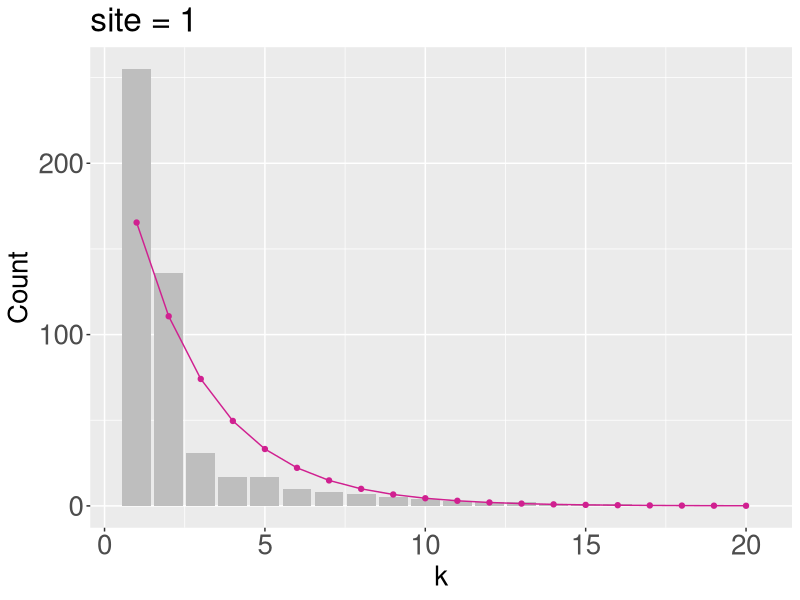
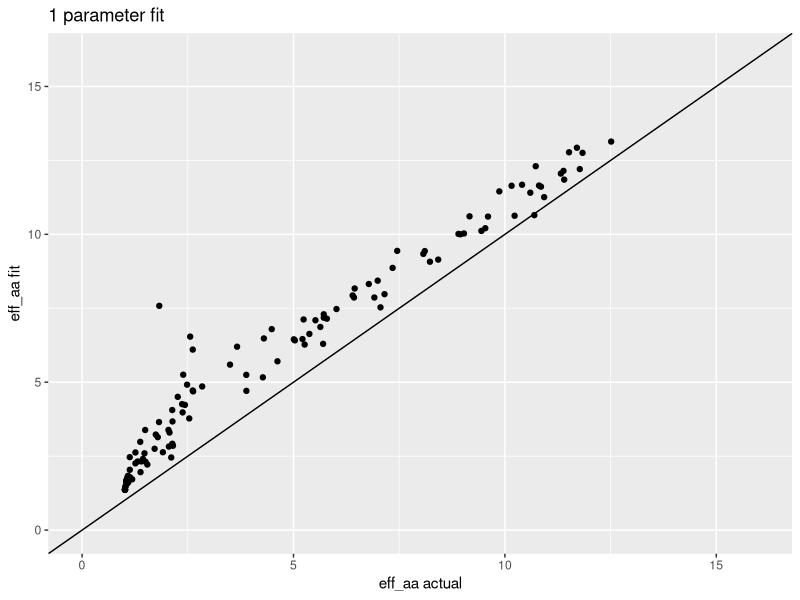
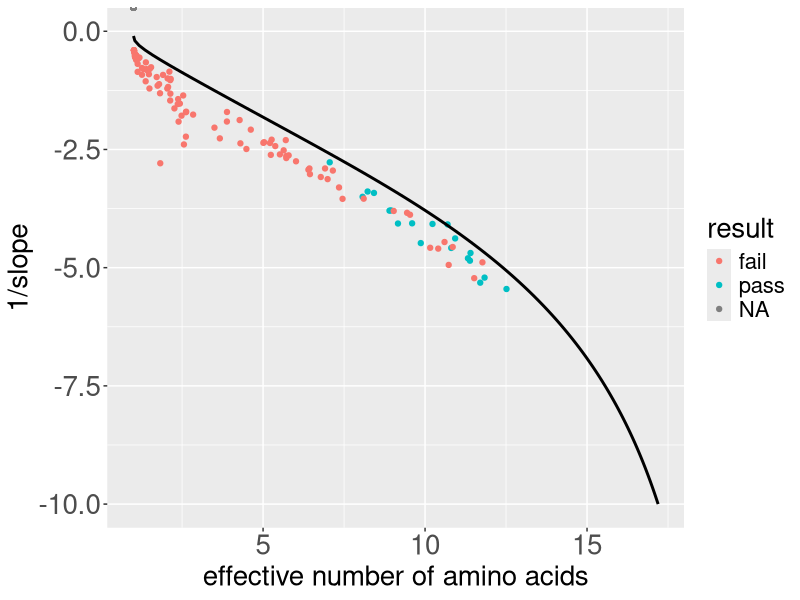

These charts were generated, in order, by the following R code:
# fit linear model to normalized, log-transformed data
# set intercept to 0, only fitting 1 parameter (slope)

library(tidyverse)
library(stringr)
library(cowplot)
library(broom)


# mean chi square
# does one dist systematically fit better
# aic or lrt to see if increase in parameter is worth it
# distribution of chi square

# read in data
alignment <-read_csv("data/simulated/results_1B4T_A_evolved_split.csv", col_types = cols(.default = "c")) 

# tidy data used for null
alignment %>% 
  mutate(sequence = as.numeric(1:nrow(alignment)) ) %>% 
  gather(key = "site", value = "aa", 1:153) -> tidy_align  

tidy_align$site = as.numeric(tidy_align$site) 

#tidy_align %>% filter(sequence <= 100) -> tidy_align

#---------- ACTUAL DISTRIBUTION ----------
# determine the number of each AA at each site
tidy_align %>% 
  group_by(site, aa) %>% 
  summarize(count = n()) -> site_aa_count

empty_counts <- data_frame(aa = c('A', 'C', 'D', 'E', 'F', 'G', 'H', 'I', 'K', 'L', 'M', 'N', 'P', 'Q', 'R', 'S', 'T', 'V', 'W', 'Y'), 
                           count = rep(0, 20))

# 1. First write a function that can take a data frame with amino acids at one site, and return a data frame with counts, including zeros.
count_by_site <- function(site_df) {
  site_df %>% 
    group_by(aa) %>% 
    summarize(count = n()) -> counts
  full_join(counts, anti_join(empty_counts, counts, by = 'aa'))
}

# 2. Then call that function for all sites and combine the resulting data frames.
tidy_align %>% nest(-site) %>%
  mutate(counts = map(data, count_by_site)) %>%
  dplyr::select(-data) %>%   # use sessionInfo() to find what packages are loaded, conflicted package to give warnings
  unnest() -> all_count


#----------- ESTIMATED DISTRIBUTION ------------
# USING ONLY OBSERVED AA
# order aa by relative frequency
all_count %>%
  arrange(all_count$site, desc(count)) -> ordered_count

# make the categorical variable (aa) numerical (k) by numbering aa's 1-20 in order of freq
ordered_count %>%
  group_by(site) %>%
  mutate(k = as.numeric(1:20)) -> ordered_count

# remove aa with zero values
ordered_count %>%
  filter(count > 0) -> observed_aa

# count relative to most frequent - rescale to 1 for highly conserved sites
observed_aa %>%
  group_by(site) %>%
  mutate(rel_count = count/max(count)) -> observed_aa

# log-transformed data
observed_aa %>%
  mutate(ln_count = log(rel_count)) -> observed_aa 

# fit to a linear function, using map and BROOM 
# SET INTERCEPT TO 0
observed_aa %>% nest(-site) %>%
  mutate(fit = map(data, ~ lm(ln_count ~ 0 + k, data = .)),
         #intercept = map_dbl(fit, ~ (.)$coefficients[1]),
         slope = map_dbl(fit, ~ (.)$coefficients[1])) %>% 
  select(-data, -fit) -> observed_fits

# data frame with slope from linear fit to log transformed data - slope = gamma, intercept = 0
#head(observed_fits)

# visualize the distribution (at a given site) with linear fits
# NOTE: sites that are highly conserved for a single aa still look exponential in log scale (see sites 3 and 9 as example) 3, 6, 33
ordered_count %>%
  group_by(site) %>%
  mutate(rel_count = count/max(count)) -> ordered_count
ordered_count %>%
  mutate(ln_count = log(rel_count)) -> ordered_count

# library(forcats)
# ordered_count %>%
#   filter(site==77) %>%
#   ggplot() +
#   #geom_bar(aes(x = fct_inorder(aa), y = count), stat = 'identity') +
#   geom_point(aes(x = fct_inorder(aa), y = ln_count)) +
#   geom_abline(intercept = 0, slope = -0.2046281) + # NOTE: look up slope from ordered_fits dataframe
#   xlab("ordered aa") +
#   ylab("ln(count)") +
#   theme(text = element_text(size = 40),
#         axis.text = element_text(size = 40))
# 


ordered_count %>% 
  left_join(observed_fits, by = "site") %>%
  mutate(est_dist = slope*exp(k*slope)) -> ordered_count

# rescale to compare w raw count
ordered_count %>%
  group_by(site) %>%
  mutate(est_rel = est_dist/sum(est_dist)) %>%
  mutate(est_count = sum(count)*est_rel) -> ordered_count

#ordered_count %>% filter(site == 78) -> plot_df 
#plot_df$aa <- factor(plot_df$aa, levels = plot_df$aa[order(plot_df$k)])

# visual comparison
# ordered_count %>%
#   filter(site == 10) %>%
#   ggplot(aes(x = k)) +
#   geom_bar(aes(y = count), fill = "grey", stat='identity') +
#   geom_point(aes(y = est_count, color = "violetred")) +
#   geom_line(aes(y = est_count, color = "violetred"), size = 1) 
#   scale_color_manual(name = "distribution",
#                      values = c("grey" = "grey", "violetred" = "violetred"),
#                      labels = c("actual", "estimated"))  +
#   labs(x = "amino acids ranked, k", y = "count") +
#   theme(legend.position = "none",
#         text = element_text(size = 40),
#         axis.text = element_text(size = 40)) 



#------- CHI-SQUARED: ACTUAL VS. ESTIMATED DIST -------
# use raw count
ordered_count %>% nest(-site) %>%
  mutate(chisq = map(data, ~ sum(((.$count - .$est_count)^2)/.$est_count)),
         p_value = map_dbl(chisq, ~ pchisq(., 18, lower.tail=FALSE))) %>% 
  select(-data) %>%
  mutate(p.adjusted = p.adjust(p_value, method= "fdr")) -> chisq_results

chisq_results %>%
  mutate(result = "pass") -> chisq_results

# REMOVE conserved sites with a single aa
chisq_results %>% 
  filter(p_value != "NaN") -> chisq_results

chisq_results$result[chisq_results$p_value < 0.05] <- "fail"

chisq_results %>% filter(result == "fail") %>% nrow()/nrow(chisq_results)
chisq_results$chisq <- as.numeric(chisq_results$chisq)

#test manually for a few sites
#df1 <- filter(ordered_count, site == 1)
#chisq1 <- sum((df1$count - df1$est_count)^2/df1$est_count)
#pchisq(chisq1, 18, lower.tail = FALSE)


ordered_count %>%
  filter(site == 1) %>%
  ggplot(aes(x = k)) +
    geom_bar(aes(y = count, fill = "actual"), fill = "grey", stat='identity') +
    geom_point(aes(y = est_count, color = "Estimated")) +
    geom_line(aes(y = est_count, color = "Estimated")) +
    scale_color_manual(" ", values = c("actual" = "grey", "Estimated" = "violetred"))  +
    scale_fill_manual(" ", values = "grey")  +
    theme(legend.position = "none") +
    labs(x = "k", y = "Count") +
    theme(text = element_text(size = 20),
          axis.text = element_text(size = 20)) +
  ggtitle("site = 1") 


#------- EFFECTIVE NUMBER OF AMINO ACIDS --------
# site_aa_count is actual dist. DOES NOT CONTAIN AA AT ZERO

# eff aa for actual distribution
observed_aa %>%
  group_by(site) %>%
  mutate(frequency = (count)/sum(count)) -> site_aa_freq

site_aa_freq %>% 
  mutate(flnf = frequency*log(frequency)) %>%
  group_by(site) %>% 
  summarize(entropy = -sum(flnf),
            eff_aa = exp(entropy),
            n = length(unique(aa))) -> eff_aa_all

# eff aa for estimated distribution
ordered_count %>% 
  group_by(site) %>%
  mutate(freq = (est_count)/sum(est_count)) -> site_aa_freq_2
site_aa_freq_2 %>% 
  mutate(flnf = freq*log(freq)) %>%
  group_by(site) %>%
  summarize(entr = -sum(flnf),
            eff_aa_est = exp(entr)) -> eff_aa_all_est

left_join(eff_aa_all, eff_aa_all_est) -> compare_eff_aa

ggplot(compare_eff_aa, aes(x=eff_aa, y=eff_aa_est)) + geom_point() +
  geom_abline(slope = 1, intercept = 0) + xlim(0,16) + ylim(0,16) + 
  labs(title = "1 parameter fit", x = "eff_aa actual", y = "eff_aa fit") 


#------- RELATIONSHIP BETWEEN GAMMA & EFF AA -------
observed_fits %>%
  left_join(eff_aa_all) %>% 
  select(site, slope, eff_aa)-> gam_v_effaa

gam_v_effaa %>%
  left_join(chisq_results) %>% 
  select(site, slope, eff_aa, result) -> gam_v_effaa

# observed_fits %>%
#   left_join(eff_aa_all) %>% 
#   select(site, slope, eff_aa) %>%
#   left_join(observed_chi) %>% 
#   select(site, slope, eff_aa, result) -> obs_gam_v_effaa

# theoretical prediction
# neff <- function(lambda) {
#   pi <- exp(-lambda*(0:19))
#   C <- sum(pi)
#   pi <- pi/C
#   exp(-sum(pi*log(pi)))
# }
# 
# df_theory <- data.frame(lambda = (0:100)/10, ne = vapply((0:100)/10, neff, numeric(1)))

neff2 <- function(lambda_inv) {
  lambda <- 1/lambda_inv
  pi <- lambda*exp(-lambda*(0:19))
  C <- sum(pi)
  pi <- pi/C
  exp(-sum(pi*log(pi)))
}

df_theory2 <- data.frame(lambda_inv = (0:-100)/10, ne = vapply((0:-100)/10, neff2, numeric(1)))

ggplot(gam_v_effaa, aes(x = eff_aa, y = 1/slope)) + 
  geom_point(aes(color = result)) +
  #geom_line(data = df_theory, aes(ne, -1/lambda), inherit.aes = FALSE) +
  geom_line(data = df_theory2, aes(ne, lambda_inv), inherit.aes = FALSE, size = 1) +
  #ggtitle("1B4T_A") +
  #ylim(-10,1000) ++
  labs(x = "effective number of amino acids", y = "1/slope") +
  theme(legend.position = "right",
        text = element_text(size = 20),
        axis.text = element_text(size = 20))  #-> plot1

